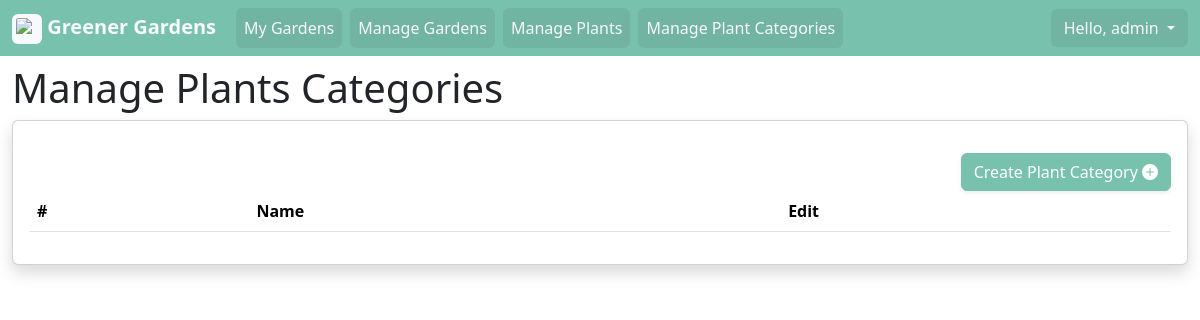
The page /users/admin/plants/categories/ (signed in) on the database as committed earlier.
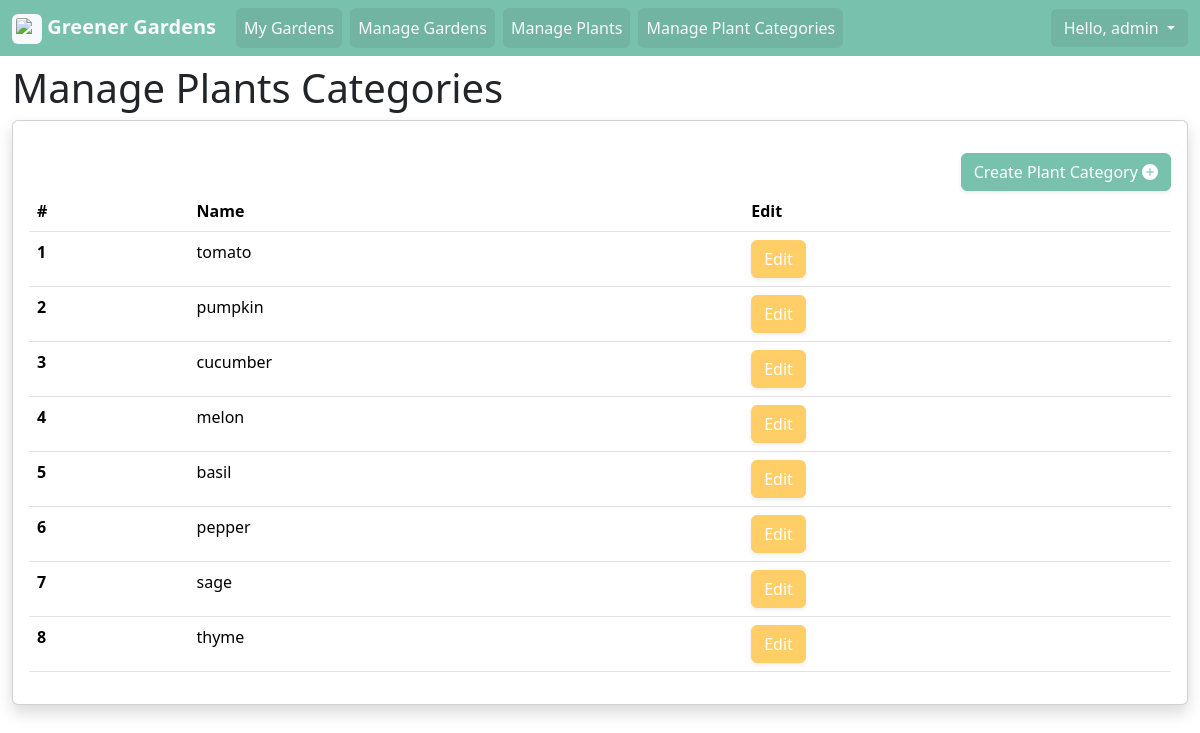
The same page on the database as committed later.
### gardens/models.py (models this page shows, shortened)
class Plant_Category(models.Model):
    name = models.CharField(max_length=255)
    user = models.ForeignKey(settings.AUTH_USER_MODEL, on_delete=models.CASCADE) # Store the users info

### gardens/views.py (the view)
# urls.py: path('users/<str:username>/plants/categories/', plant_category_list_view , name='plant_category_list'), # Display a list of categories to edit
@login_required
def plant_category_list_view(request, username, *args, **kwargs):
    if(request.user.username != username):
        return redirect("home")
    my_context = {
        "plant_categories": Plant_Category.objects.filter(user=request.user),
        "site_title": "My Plant Categories"
    }
    return render(request, "users/plant_category/plant_category_list.html", my_context) # return an html template

### gardens/templates/users/plant_category/plant_category_list.html (shortened to what this page needs)
{% extends 'base.html' %}
{% block content %}
{% load static %}
<h1>Manage Plants Categories</h1>
<div class="card shadow">
  <div class="card-body">
    <p class="card-text">
    <div class="d-flex">
      <div class="ms-auto">
        <a href="{% url 'plant_category_create' request.user.username %}" class="btn btn-primary shadow-sm ms-auto">
          Create Plant Category
          <svg xmlns="http://www.w3.org/2000/svg" width="16" height="16" fill="currentColor" class="bi bi-plus-circle-fill d-inline-block mb-1" viewBox="0 0 16 16">
            <path d="M16 8A8 8 0 1 1 0 8a8 8 0 0 1 16 0M8.5 4.5a.5.5 0 0 0-1 0v3h-3a.5.5 0 0 0 0 1h3v3a.5.5 0 0 0 1 0v-3h3a.5.5 0 0 0 0-1h-3z" />
          </svg>
        </a>
      </div>
    </div>
    <table class="table">
      <thead>
        <tr>
          <th scope="col">#</th>
          <th scope="col">Name</th>
          <th scope="col">Edit</th>
        </tr>
      </thead>
      <tbody>
        {% for category in plant_categories %}
        <tr>
          <th scope="row">
            {{ forloop.counter }}
          </th>
          <td>
            {{ category.name }}
          </td>
          <td>
            <a href="{% url 'plant_category_update' request.user.username category.id %}" class="btn btn-warning shadow-sm">Edit</a>
          </td>
        </tr>
        {% endfor %}
      </tbody>
    </table>
    </p>
  </div>
</div>
{% endblock %}

### templates/base.html (shortened to what this page needs)
<!DOCTYPE html>
<html lang="en" class="h-100">
<head>
  {% load static %}
  <link rel="stylesheet" href="{% static 'bootstrap/css/bootstrap.min.css' %}">
</head>
<body class="bd-main">
  <header class="bg-primary fixed-top">
    {% include 'navbar.html' %}
  </header>
  <main class="h-100 mt-5">
    <div class="container-fluid container-xxl pt-3 py-pd-4 bd-content h-100">
      {% block content %}
      {% endblock %}
    </div>
  </main>
</body>
</html>

### templates/navbar.html (shortened to what this page needs)
{% load static %}
<nav class="container-xxl navbar navbar-expand-sm">
  <div class="container-fluid">
    <a class="navbar-brand py-1 text-light fw-bold" href="{% url 'home' %}">
      <img src="{% static 'leaf.png' %}" alt="Logo" width="30" height="30" class="d-inline-block align-middle p-1 bg-light rounded">
      Greener Gardens
    </a>
    <div class="collapse navbar-collapse" id="navbarCollapsable">
      <ul class="navbar-nav navbar-left me-auto mb-2 mb-sm-0">
        {% if user.is_authenticated %}
        <li class="nav-item">
          <a class="nav-link text-light text-bg-dark bg-opacity-10 rounded mx-1" href="{% url 'home' %}">My Gardens</a>
        </li>
        <li class="nav-item">
          <a class="nav-link text-light text-bg-dark bg-opacity-10 rounded mx-1" href="{% url 'garden_list' request.user.username %}">Manage Gardens</a>
        </li>
        <li class="nav-item">
          <a class="nav-link text-light text-bg-dark bg-opacity-10 rounded mx-1" href="{% url 'plant_list' request.user.username %}">Manage Plants</a>
        </li>
        <li class="nav-item">
          <a class="nav-link text-light text-bg-dark bg-opacity-10 rounded mx-1" href="{% url 'plant_category_list' request.user.username %}">Manage Plant Categories</a>
        </li>
        {% endif %}
      </ul>
      <ul class="navbar-nav navbar-right ms-auto mb-2 mb-sm-0">
        {% if not user.is_authenticated %}
        <li class="nav-item">
          <a class="nav-link btn bd-btn-secondary text-light text-bg-dark bg-opacity-10 rounded" href="{% url 'users:login' %}">Login / Register</a>
        </li>
        {% else %}
        <li class="nav-item">
          <div class="btn-group">
            <button type="button" class="dropdown-toggle btn bd-btn-secondary text-light text-bg-dark bg-opacity-10 rounded" data-bs-toggle="dropdown" data-bs-target="#dropdown-profile" aria-expanded="false">
              Hello,
              {{ user.username }}
            </button>
          </div>
        </li>
        {% endif %}
      </ul>
    </div>
  </div>
</nav>

Rows that differ between the two databases and show on the page:
added Plant_Category: name "tomato"
added Plant_Category: name "pumpkin"
added Plant_Category: name "cucumber"
added Plant_Category: name "melon"
added Plant_Category: name "basil"
added Plant_Category: name "pepper"
added Plant_Category: name "sage"
added Plant_Category: name "thyme"
